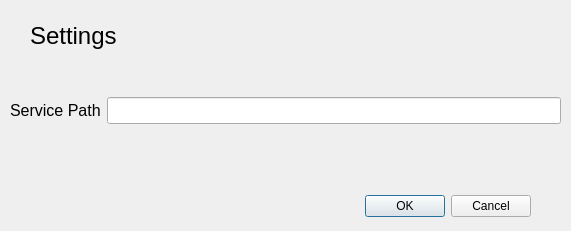
<?xml version="1.0" encoding="UTF-8"?>
<ui version="4.0">
 <class>settingsDialog</class>
 <widget class="QDialog" name="settingsDialog">
  <property name="geometry">
   <rect>
    <x>0</x>
    <y>0</y>
    <width>571</width>
    <height>231</height>
   </rect>
  </property>
  <property name="windowTitle">
   <string>Application Settings</string>
  </property>
  <widget class="QDialogButtonBox" name="buttonBox">
   <property name="geometry">
    <rect>
     <x>190</x>
     <y>190</y>
     <width>341</width>
     <height>32</height>
    </rect>
   </property>
   <property name="orientation">
    <enum>Qt::Horizontal</enum>
   </property>
   <property name="standardButtons">
    <set>QDialogButtonBox::Cancel|QDialogButtonBox::Ok</set>
   </property>
  </widget>
  <widget class="QLabel" name="label">
   <property name="geometry">
    <rect>
     <x>30</x>
     <y>20</y>
     <width>91</width>
     <height>31</height>
    </rect>
   </property>
   <property name="font">
    <font>
     <pointsize>18</pointsize>
    </font>
   </property>
   <property name="text">
    <string>Settings</string>
   </property>
  </widget>
  <widget class="QWidget" name="layoutWidget">
   <property name="geometry">
    <rect>
     <x>10</x>
     <y>90</y>
     <width>551</width>
     <height>41</height>
    </rect>
   </property>
   <layout class="QHBoxLayout" name="horizontalLayout">
    <item>
     <widget class="QLabel" name="label_2">
      <property name="font">
       <font>
        <pointsize>12</pointsize>
       </font>
      </property>
      <property name="text">
       <string>Service Path</string>
      </property>
     </widget>
    </item>
    <item>
     <widget class="QLineEdit" name="lServicePath">
      <property name="font">
       <font>
        <pointsize>12</pointsize>
       </font>
      </property>
     </widget>
    </item>
   </layout>
  </widget>
 </widget>
 <resources/>
 <connections>
  <connection>
   <sender>buttonBox</sender>
   <signal>accepted()</signal>
   <receiver>settingsDialog</receiver>
   <slot>accept()</slot>
   <hints>
    <hint type="sourcelabel">
     <x>248</x>
     <y>254</y>
    </hint>
    <hint type="destinationlabel">
     <x>157</x>
     <y>274</y>
    </hint>
   </hints>
  </connection>
  <connection>
   <sender>buttonBox</sender>
   <signal>rejected()</signal>
   <receiver>settingsDialog</receiver>
   <slot>reject()</slot>
   <hints>
    <hint type="sourcelabel">
     <x>316</x>
     <y>260</y>
    </hint>
    <hint type="destinationlabel">
     <x>286</x>
     <y>274</y>
    </hint>
   </hints>
  </connection>
 </connections>
</ui>
